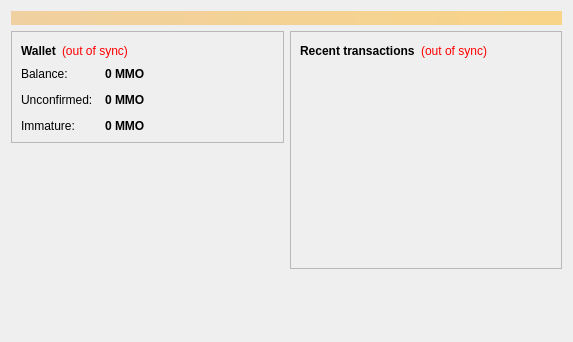
<?xml version="1.0" encoding="UTF-8"?>
<ui version="4.0">
 <class>OverviewPage</class>
 <widget class="QWidget" name="OverviewPage">
  <property name="geometry">
   <rect>
    <x>0</x>
    <y>0</y>
    <width>573</width>
    <height>342</height>
   </rect>
  </property>
  <property name="windowTitle">
   <string>Form</string>
  </property>
  <layout class="QVBoxLayout" name="topLayout">
   <item>
    <widget class="QLabel" name="labelAlerts">
     <property name="visible">
      <bool>false</bool>
     </property>
     <property name="styleSheet">
      <string notr="true">background-color: qlineargradient(x1: 0, y1: 0, x2: 1, y2: 0, stop:0 #F0D0A0, stop:1 #F8D488); color:#000000;</string>
     </property>
     <property name="wordWrap">
      <bool>true</bool>
     </property>
     <property name="margin">
      <number>3</number>
     </property>
    </widget>
   </item>
   <item>
    <layout class="QHBoxLayout" name="horizontalLayout" stretch="1,1">
     <item>
      <layout class="QVBoxLayout" name="verticalLayout_2">
       <item>
        <widget class="QFrame" name="frame">
         <property name="frameShape">
          <enum>QFrame::StyledPanel</enum>
         </property>
         <property name="frameShadow">
          <enum>QFrame::Raised</enum>
         </property>
         <layout class="QVBoxLayout" name="verticalLayout_4">
          <item>
           <layout class="QHBoxLayout" name="horizontalLayout_4">
            <item>
             <widget class="QLabel" name="label_5">
              <property name="font">
               <font>
                <weight>75</weight>
                <bold>true</bold>
               </font>
              </property>
              <property name="text">
               <string>Wallet</string>
              </property>
             </widget>
            </item>
            <item>
             <widget class="QLabel" name="labelWalletStatus">
              <property name="toolTip">
               <string>The displayed information may be out of date. Your wallet automatically synchronizes with the MMOCoin network after a connection is established, but this process has not completed yet.</string>
              </property>
              <property name="styleSheet">
               <string notr="true">QLabel { color: red; }</string>
              </property>
              <property name="text">
               <string notr="true">(out of sync)</string>
              </property>
              <property name="alignment">
               <set>Qt::AlignLeading|Qt::AlignLeft|Qt::AlignVCenter</set>
              </property>
             </widget>
            </item>
            <item>
             <spacer name="horizontalSpacer_2">
              <property name="orientation">
               <enum>Qt::Horizontal</enum>
              </property>
              <property name="sizeHint" stdset="0">
               <size>
                <width>40</width>
                <height>20</height>
               </size>
              </property>
             </spacer>
            </item>
           </layout>
          </item>
          <item>
           <layout class="QFormLayout" name="formLayout_2">
            <property name="fieldGrowthPolicy">
             <enum>QFormLayout::AllNonFixedFieldsGrow</enum>
            </property>
            <property name="horizontalSpacing">
             <number>12</number>
            </property>
            <property name="verticalSpacing">
             <number>12</number>
            </property>
            <item row="0" column="0">
             <widget class="QLabel" name="label">
              <property name="text">
               <string>Balance:</string>
              </property>
             </widget>
            </item>
            <item row="0" column="1">
             <widget class="QLabel" name="labelBalance">
              <property name="font">
               <font>
                <weight>75</weight>
                <bold>true</bold>
               </font>
              </property>
              <property name="cursor">
               <cursorShape>IBeamCursor</cursorShape>
              </property>
              <property name="toolTip">
               <string>Your current balance</string>
              </property>
              <property name="text">
               <string notr="true">0 MMO</string>
              </property>
              <property name="textInteractionFlags">
               <set>Qt::LinksAccessibleByMouse|Qt::TextSelectableByKeyboard|Qt::TextSelectableByMouse</set>
              </property>
             </widget>
            </item>
            <item row="1" column="0">
             <widget class="QLabel" name="label_3">
              <property name="text">
               <string>Unconfirmed:</string>
              </property>
             </widget>
            </item>
            <item row="1" column="1">
             <widget class="QLabel" name="labelUnconfirmed">
              <property name="font">
               <font>
                <weight>75</weight>
                <bold>true</bold>
               </font>
              </property>
              <property name="cursor">
               <cursorShape>IBeamCursor</cursorShape>
              </property>
              <property name="toolTip">
               <string>Total of transactions that have yet to be confirmed, and do not yet count toward the current balance</string>
              </property>
              <property name="text">
               <string notr="true">0 MMO</string>
              </property>
              <property name="textInteractionFlags">
               <set>Qt::LinksAccessibleByMouse|Qt::TextSelectableByKeyboard|Qt::TextSelectableByMouse</set>
              </property>
             </widget>
            </item>
            <item row="2" column="0">
             <widget class="QLabel" name="labelImmatureText">
              <property name="text">
               <string>Immature:</string>
              </property>
             </widget>
            </item>
            <item row="2" column="1">
             <widget class="QLabel" name="labelImmature">
              <property name="font">
               <font>
                <weight>75</weight>
                <bold>true</bold>
               </font>
              </property>
              <property name="toolTip">
               <string>Mined balance that has not yet matured</string>
              </property>
              <property name="text">
               <string notr="true">0 MMO</string>
              </property>
              <property name="textInteractionFlags">
               <set>Qt::LinksAccessibleByMouse|Qt::TextSelectableByKeyboard|Qt::TextSelectableByMouse</set>
              </property>
             </widget>
            </item>
           </layout>
          </item>
         </layout>
        </widget>
       </item>
       <item>
        <spacer name="verticalSpacer">
         <property name="orientation">
          <enum>Qt::Vertical</enum>
         </property>
         <property name="sizeHint" stdset="0">
          <size>
           <width>20</width>
           <height>40</height>
          </size>
         </property>
        </spacer>
       </item>
        <item>
         <widget class="QLabel" name="label_wallet_bgcoin">
          <property name="text">
           <string/>
          </property>
          <property name="pixmap">
           <pixmap resource="../bitcoin.qrc">:/images/wallet_bgcoin</pixmap>
          </property>
          <property name="scaledContents">
           <bool>false</bool>
          </property>
          <property name="alignment">
           <set>Qt::AlignCenter</set>
          </property>
          <property name="margin">
           <number>-2</number>
          </property>
         </widget>
        </item>
        <item>
         <widget class="QLabel" name="label_6">
          <property name="text">
           <string/>
          </property>
         </widget>
        </item>
      </layout>
     </item>
     <item>
      <layout class="QVBoxLayout" name="verticalLayout_3">
       <item>
        <widget class="QFrame" name="frame_2">
         <property name="frameShape">
          <enum>QFrame::StyledPanel</enum>
         </property>
         <property name="frameShadow">
          <enum>QFrame::Raised</enum>
         </property>
         <layout class="QVBoxLayout" name="verticalLayout">
          <item>
           <layout class="QHBoxLayout" name="horizontalLayout_2">
            <item>
             <widget class="QLabel" name="label_4">
              <property name="text">
               <string>&lt;b&gt;Recent transactions&lt;/b&gt;</string>
              </property>
             </widget>
            </item>
            <item>
             <widget class="QLabel" name="labelTransactionsStatus">
              <property name="toolTip">
               <string>The displayed information may be out of date. Your wallet automatically synchronizes with the MMOCoin network after a connection is established, but this process has not completed yet.</string>
              </property>
              <property name="styleSheet">
               <string notr="true">QLabel { color: red; }</string>
              </property>
              <property name="text">
               <string notr="true">(out of sync)</string>
              </property>
              <property name="alignment">
               <set>Qt::AlignRight|Qt::AlignTrailing|Qt::AlignVCenter</set>
              </property>
             </widget>
            </item>
            <item>
             <spacer name="horizontalSpacer">
              <property name="orientation">
               <enum>Qt::Horizontal</enum>
              </property>
              <property name="sizeHint" stdset="0">
               <size>
                <width>40</width>
                <height>20</height>
               </size>
              </property>
             </spacer>
            </item>
           </layout>
          </item>
          <item>
           <widget class="QListView" name="listTransactions">
            <property name="styleSheet">
             <string notr="true">QListView { background: transparent; }</string>
            </property>
            <property name="frameShape">
             <enum>QFrame::NoFrame</enum>
            </property>
            <property name="verticalScrollBarPolicy">
             <enum>Qt::ScrollBarAlwaysOff</enum>
            </property>
            <property name="horizontalScrollBarPolicy">
             <enum>Qt::ScrollBarAlwaysOff</enum>
            </property>
            <property name="selectionMode">
             <enum>QAbstractItemView::NoSelection</enum>
            </property>
           </widget>
          </item>
         </layout>
        </widget>
       </item>
       <item>
        <spacer name="verticalSpacer_2">
         <property name="orientation">
          <enum>Qt::Vertical</enum>
         </property>
         <property name="sizeHint" stdset="0">
          <size>
           <width>20</width>
           <height>40</height>
          </size>
         </property>
        </spacer>
       </item>
      </layout>
     </item>
    </layout>
   </item>
  </layout>
 </widget>
 <resources/>
 <connections/>
</ui>
